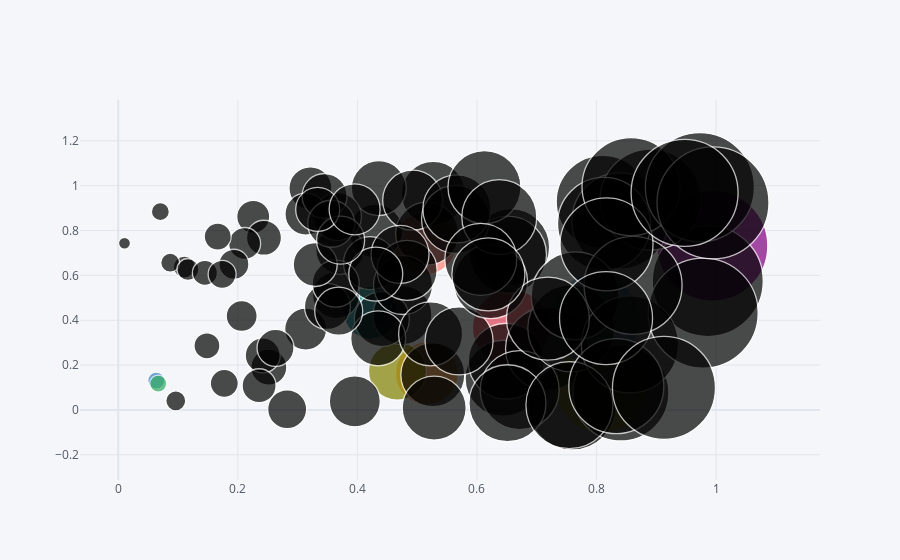

The cell this chart's notebook holds for it:
### Code cell
df1.iplot(kind='bubble',x = 'A', y = 'B',z='C', size='A')
